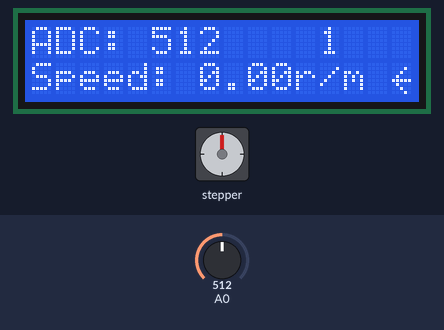
Bench run of a sketch on a simulated Arduino Uno, built with avr-gcc and run on an emulated ATmega328P. On the bench: 16×2 character LCD, stepper motor. The test bench sets the inputs (shaded band); at power-on: A0 = 512. Stepper angles assume 4096 steps per turn.

Above: at 1.2 s.
1.3 s: A0 set to 505
At 2.9 s:
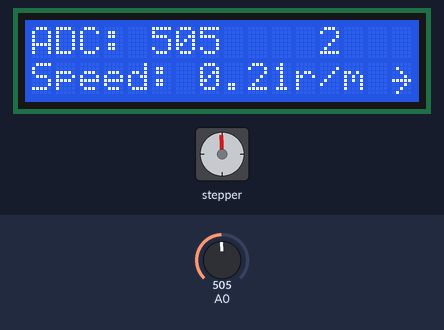
4.3 s: A0 set to 306
At 5.36 s:
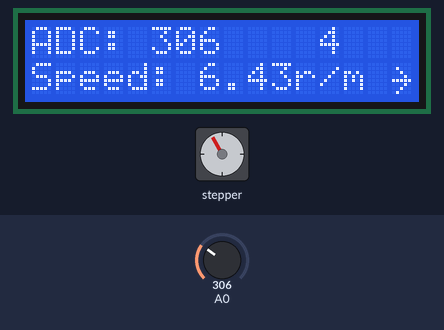
7.3 s: A0 set to 122
At 7.77 s:
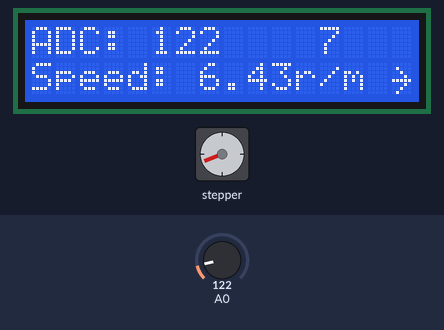
10.0 s: A0 set to 716
At 10.48 s:
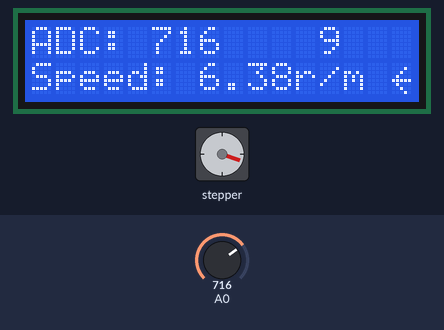
12.4 s: A0 set to 1010
At 12.89 s:
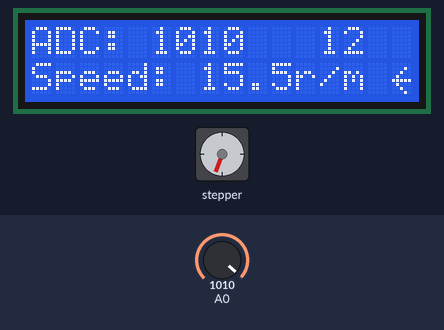
15.1 s: A0 set to 511
At 17.2 s:
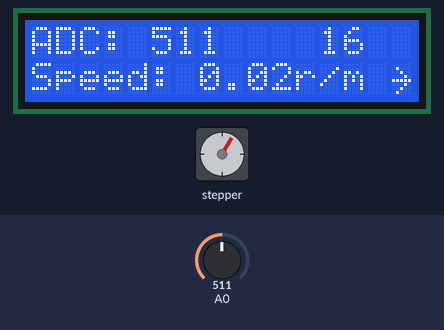
Timing chart, 0 to 18.7 s (numbered marks = the images above; inputs shaded):
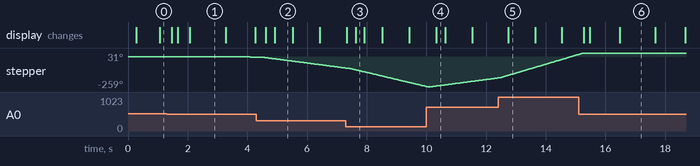

Measured:
- the behaviour switches between 512 and 511 on A0 (found by bisection; images 0 and 1)
- after the input at 10.0 s, the display: changes after 0.33 s (image 4)
- after the input at 15.1 s, stepper: goes on until 15.3 s, then stays 31°
- what the display in image 1 shows lasts 1.2 s, from 2.1 s to 3.3 s

The sketch:

practice1_GL.ino.ino
```cpp
#include <LiquidCrystal.h>
#include <AccelStepper.h>
#include <GyverTimers.h>

#define motorPin1  8
#define motorPin2  9
#define motorPin3  10
#define motorPin4  11

int val = 0;
float motorSpeed = 0;
byte left[8] = {
  B00000,
  B00010,
  B00100,
  B01000,
  B11111,
  B01000,
  B00100,
  B00010
};

byte right[8] = {
  B00000,
  B01000,
  B00100,
  B00010,
  B11111,
  B00010,
  B00100,
  B01000
};
LiquidCrystal lcd(13, 12, 5, 4, 3, 2);
AccelStepper stepper_motor(8, motorPin1, motorPin3, motorPin2, motorPin4);

void setup()
{
  lcd.createChar(0, left);
  lcd.createChar(1, right);
  lcd.begin(16, 2);//объявляем "рабочее пространство" lcd: 16 сегментов, 2 строки
  Timer1.setFrequency(5); // частота в Герцах
  Timer1.enableISR(); // вкл прерывания
  Timer2.setFrequency(5); // частота в Герцах
  Timer2.enableISR(); // вкл прерывания
}

void loop()
{
  stepper_motor.runSpeed();
}

ISR(TIMER1_A) {  // обработчик прерывания
  lcd.clear();
  lcd.print("ADC:");
  lcd.setCursor(0, 1);
  lcd.print("Speed:");
  lcd.setCursor(7, 1);
  lcd.print(abs (motorSpeed * 4 / 1000 * 4));
  val = analogRead(A0);
  lcd.setCursor(5, 0);
  lcd.print(val);
  lcd.setCursor(11, 1);
  lcd.print("r/m");
  lcd.setCursor(12, 0);
  lcd.print(millis()/1000);
  r_direction();
}

ISR(TIMER2_A) {
  stepper_motor.setMaxSpeed(1000);// может делать ~60000 шагов в минуту (~15 оборотов в минуту)
  val = analogRead(A0);
  motorSpeed = map(val, 0, 1023, -1000, 1000);
  stepper_motor.setSpeed(motorSpeed);
}

void r_direction() {
  lcd.setCursor(15, 1);
  (motorSpeed < 0) ? lcd.write((uint8_t)1) : lcd.write((uint8_t)0);
}
```
